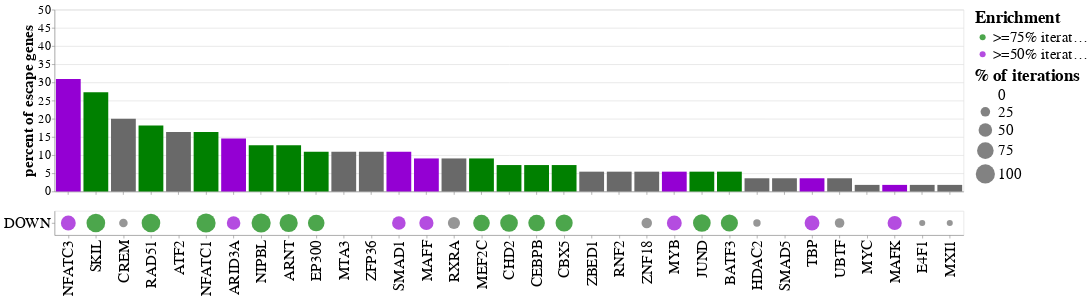

Here is the notebook cell this chart was saved with:
### Code cell
down_sortorder = long_sum.query('TF in @enriched_escaperegions & region == "DOWN"').sort_values(['qoverlap_percent'], ascending=False)['TF'].tolist()

down_bar = alt.Chart(long_sum.query('TF in @enriched_escaperegions & region == "DOWN"')).mark_bar().encode(
    alt.X('TF', title=None, axis=alt.Axis(labels=False), sort=down_sortorder),
    alt.Y('qoverlap_percent', title="percent of escape genes", scale=alt.Scale(domain=(0,50)), axis=alt.Axis(labelFontSize=20, titleFontSize=25)),
    alt.Color('iter_cat', scale=alt.Scale(range=['dimgrey', 'darkviolet', 'green'], domain=['False', '>=50% iterations', '>=75% iterations']), title="Enrichment", 
        legend=alt.Legend(values=['>=75% iterations', '>=50% iterations'], labelFontSize=25, titleFontSize=28))
).properties(width=1500, height=300)

down_dot = down_bar.mark_circle().encode(
    alt.X('TF', title=None, axis=alt.Axis(labelFontSize=25), sort=down_sortorder),
    alt.Y('region', title=None, axis=alt.Axis(labelFontSize=25)),
    alt.Size('iter_per', title="% of iterations", scale=alt.Scale(range=[0, 1000]), legend=alt.Legend(values=[0, 25, 50, 75, 100], labelFontSize=25, titleFontSize=28)),
    alt.Tooltip('counts')
).properties(height=40)

down_plot = alt.vconcat(down_bar, down_dot).configure_title(fontSize=40).configure_legend(titleFontSize=20,labelFontSize=20)
down_plot

### Figure 1 — Vega-Lite specification as saved in the notebook (floating-point values rounded to 4 significant figures)
{"config": {"view": {"continuousWidth": 400, "continuousHeight": 300}, "legend": {"labelFontSize": 20, "titleFontSize": 20}, "title": {"fontSize": 40}}, "vconcat": [{"mark": "bar", "encoding": {"color": {"type": "nominal", "field": "iter_cat", "legend": {"labelFontSize": 25, "titleFontSize": 28, "values": [">=75% iterations", ">=50% iterations"]}, "scale": {"domain": ["False", ">=50% iterations", ">=75% iterations"], "range": ["dimgrey", "darkviolet", "green"]}, "title": "Enrichment"}, "x": {"type": "nominal", "axis": {"labels": false}, "field": "TF", "sort": ["NFATC3", "SKIL", "CREM", "RAD51", "ATF2", "NFATC1", "ARID3A", "NIPBL", "ARNT", "EP300", "MTA3", "ZFP36", "SMAD1", "MAFF", "RXRA", "MEF2C", "CHD2", "CEBPB", "CBX5", "ZBED1", "RNF2", "ZNF18", "MYB", "JUND", "BATF3", "HDAC2", "SMAD5", "TBP", "UBTF", "MYC", "MAFK", "E4F1", "MXI1"], "title": null}, "y": {"type": "quantitative", "axis": {"labelFontSize": 20, "titleFontSize": 25}, "field": "qoverlap_percent", "scale": {"domain": [0, 50]}, "title": "percent of escape genes"}}, "height": 300, "width": 1500}, {"mark": "circle", "encoding": {"color": {"type": "nominal", "field": "iter_cat", "legend": {"labelFontSize": 25, "titleFontSize": 28, "values": [">=75% iterations", ">=50% iterations"]}, "scale": {"domain": ["False", ">=50% iterations", ">=75% iterations"], "range": ["dimgrey", "darkviolet", "green"]}, "title": "Enrichment"}, "size": {"type": "quantitative", "field": "iter_per", "legend": {"labelFontSize": 25, "titleFontSize": 28, "values": [0, 25, 50, 75, 100]}, "scale": {"range": [0, 1000]}, "title": "% of iterations"}, "tooltip": {"type": "quantitative", "field": "counts"}, "x": {"type": "nominal", "axis": {"labelFontSize": 25}, "field": "TF", "sort": ["NFATC3", "SKIL", "CREM", "RAD51", "ATF2", "NFATC1", "ARID3A", "NIPBL", "ARNT", "EP300", "MTA3", "ZFP36", "SMAD1", "MAFF", "RXRA", "MEF2C", "CHD2", "CEBPB", "CBX5", "ZBED1", "RNF2", "ZNF18", "MYB", "JUND", "BATF3", "HDAC2", "SMAD5", "TBP", "UBTF", "MYC", "MAFK", "E4F1", "MXI1"], "title": null}, "y": {"type": "nominal", "axis": {"labelFontSize": 25}, "field": "region", "title": null}}, "height": 40, "width": 1500}], "data": {"name": "data-d7383507ec511088199f5af92f821458"}, "$schema": "https://vega.github.io/schema/vega-lite/v4.8.1.json", "datasets": {"data-d7383507ec511088199f5af92f821458": [{"TF": "ARID3A", "query_overlap": 8, "counts": 10.0, "region": "DOWN", "enriched": true, "qoverlap_percent": 14.55, "iter_per": 50.0, "category": "Threshold Met", "iter_cat": ">=50% iterations"}, {"TF": "ARNT", "query_overlap": 7, "counts": 18.0, "region": "DOWN", "enriched": true, "qoverlap_percent": 12.73, "iter_per": 90.0, "category": "Threshold Met", "iter_cat": ">=75% iterations"}, {"TF": "ATF2", "query_overlap": 9, "counts": 0.0, "region": "DOWN", "enriched": false, "qoverlap_percent": 16.36, "iter_per": 0.0, "category": "False", "iter_cat": "False"}, {"TF": "BATF3", "query_overlap": 3, "counts": 16.0, "region": "DOWN", "enriched": true, "qoverlap_percent": 5.455, "iter_per": 80.0, "category": "Threshold Met", "iter_cat": ">=75% iterations"}, {"TF": "CBX5", "query_overlap": 4, "counts": 16.0, "region": "DOWN", "enriched": true, "qoverlap_percent": 7.273, "iter_per": 80.0, "category": "Threshold Met", "iter_cat": ">=75% iterations"}, {"TF": "CEBPB", "query_overlap": 4, "counts": 15.0, "region": "DOWN", "enriched": true, "qoverlap_percent": 7.273, "iter_per": 75.0, "category": "Threshold Met", "iter_cat": ">=75% iterations"}, {"TF": "CHD2", "query_overlap": 4, "counts": 17.0, "region": "DOWN", "enriched": true, "qoverlap_percent": 7.273, "iter_per": 85.0, "category": "Threshold Met", "iter_cat": ">=75% iterations"}, {"TF": "CREM", "query_overlap": 11, "counts": 4.0, "region": "DOWN", "enriched": false, "qoverlap_percent": 20.0, "iter_per": 20.0, "category": "False", "iter_cat": "False"}, {"TF": "E4F1", "query_overlap": 1, "counts": 2.0, "region": "DOWN", "enriched": false, "qoverlap_percent": 1.818, "iter_per": 10.0, "category": "False", "iter_cat": "False"}, {"TF": "EP300", "query_overlap": 6, "counts": 15.0, "region": "DOWN", "enriched": true, "qoverlap_percent": 10.91, "iter_per": 75.0, "category": "Threshold Met", "iter_cat": ">=75% iterations"}, {"TF": "HDAC2", "query_overlap": 2, "counts": 3.0, "region": "DOWN", "enriched": false, "qoverlap_percent": 3.636, "iter_per": 15.0, "category": "False", "iter_cat": "False"}, {"TF": "JUND", "query_overlap": 3, "counts": 17.0, "region": "DOWN", "enriched": true, "qoverlap_percent": 5.455, "iter_per": 85.0, "category": "Threshold Met", "iter_cat": ">=75% iterations"}, {"TF": "MAFF", "query_overlap": 5, "counts": 11.0, "region": "DOWN", "enriched": true, "qoverlap_percent": 9.091, "iter_per": 55.0, "category": "Threshold Met", "iter_cat": ">=50% iterations"}, {"TF": "MAFK", "query_overlap": 1, "counts": 11.0, "region": "DOWN", "enriched": true, "qoverlap_percent": 1.818, "iter_per": 55.0, "category": "Threshold Met", "iter_cat": ">=50% iterations"}, {"TF": "MEF2C", "query_overlap": 5, "counts": 15.0, "region": "DOWN", "enriched": true, "qoverlap_percent": 9.091, "iter_per": 75.0, "category": "Threshold Met", "iter_cat": ">=75% iterations"}, {"TF": "MTA3", "query_overlap": 6, "counts": 0.0, "region": "DOWN", "enriched": false, "qoverlap_percent": 10.91, "iter_per": 0.0, "category": "False", "iter_cat": "False"}, {"TF": "MXI1", "query_overlap": 1, "counts": 2.0, "region": "DOWN", "enriched": false, "qoverlap_percent": 1.818, "iter_per": 10.0, "category": "False", "iter_cat": "False"}, {"TF": "MYB", "query_overlap": 3, "counts": 12.0, "region": "DOWN", "enriched": true, "qoverlap_percent": 5.455, "iter_per": 60.0, "category": "Threshold Met", "iter_cat": ">=50% iterations"}, {"TF": "MYC", "query_overlap": 1, "counts": 0.0, "region": "DOWN", "enriched": false, "qoverlap_percent": 1.818, "iter_per": 0.0, "category": "False", "iter_cat": "False"}, {"TF": "NFATC1", "query_overlap": 9, "counts": 20.0, "region": "DOWN", "enriched": true, "qoverlap_percent": 16.36, "iter_per": 100.0, "category": "Threshold Met", "iter_cat": ">=75% iterations"}, {"TF": "NFATC3", "query_overlap": 17, "counts": 12.0, "region": "DOWN", "enriched": true, "qoverlap_percent": 30.91, "iter_per": 60.0, "category": "Threshold Met", "iter_cat": ">=50% iterations"}, {"TF": "NIPBL", "query_overlap": 7, "counts": 20.0, "region": "DOWN", "enriched": true, "qoverlap_percent": 12.73, "iter_per": 100.0, "category": "Threshold Met", "iter_cat": ">=75% iterations"}, {"TF": "RAD51", "query_overlap": 10, "counts": 19.0, "region": "DOWN", "enriched": true, "qoverlap_percent": 18.18, "iter_per": 95.0, "category": "Threshold Met", "iter_cat": ">=75% iterations"}, {"TF": "RNF2", "query_overlap": 3, "counts": 0.0, "region": "DOWN", "enriched": false, "qoverlap_percent": 5.455, "iter_per": 0.0, "category": "False", "iter_cat": "False"}, {"TF": "RXRA", "query_overlap": 5, "counts": 8.0, "region": "DOWN", "enriched": false, "qoverlap_percent": 9.091, "iter_per": 40.0, "category": "False", "iter_cat": "False"}, {"TF": "SKIL", "query_overlap": 15, "counts": 19.0, "region": "DOWN", "enriched": true, "qoverlap_percent": 27.27, "iter_per": 95.0, "category": "Threshold Met", "iter_cat": ">=75% iterations"}, {"TF": "SMAD1", "query_overlap": 6, "counts": 10.0, "region": "DOWN", "enriched": true, "qoverlap_percent": 10.91, "iter_per": 50.0, "category": "Threshold Met", "iter_cat": ">=50% iterations"}, {"TF": "SMAD5", "query_overlap": 2, "counts": 0.0, "region": "DOWN", "enriched": false, "qoverlap_percent": 3.636, "iter_per": 0.0, "category": "False", "iter_cat": "False"}, {"TF": "TBP", "query_overlap": 2, "counts": 12.0, "region": "DOWN", "enriched": true, "qoverlap_percent": 3.636, "iter_per": 60.0, "category": "Threshold Met", "iter_cat": ">=50% iterations"}, {"TF": "UBTF", "query_overlap": 2, "counts": 5.0, "region": "DOWN", "enriched": false, "qoverlap_percent": 3.636, "iter_per": 25.0, "category": "False", "iter_cat": "False"}, {"TF": "ZBED1", "query_overlap": 3, "counts": 0.0, "region": "DOWN", "enriched": false, "qoverlap_percent": 5.455, "iter_per": 0.0, "category": "False", "iter_cat": "False"}, {"TF": "ZFP36", "query_overlap": 6, "counts": 0.0, "region": "DOWN", "enriched": false, "qoverlap_percent": 10.91, "iter_per": 0.0, "category": "False", "iter_cat": "False"}, {"TF": "ZNF18", "query_overlap": 3, "counts": 6.0, "region": "DOWN", "enriched": false, "qoverlap_percent": 5.455, "iter_per": 30.0, "category": "False", "iter_cat": "False"}]}}
